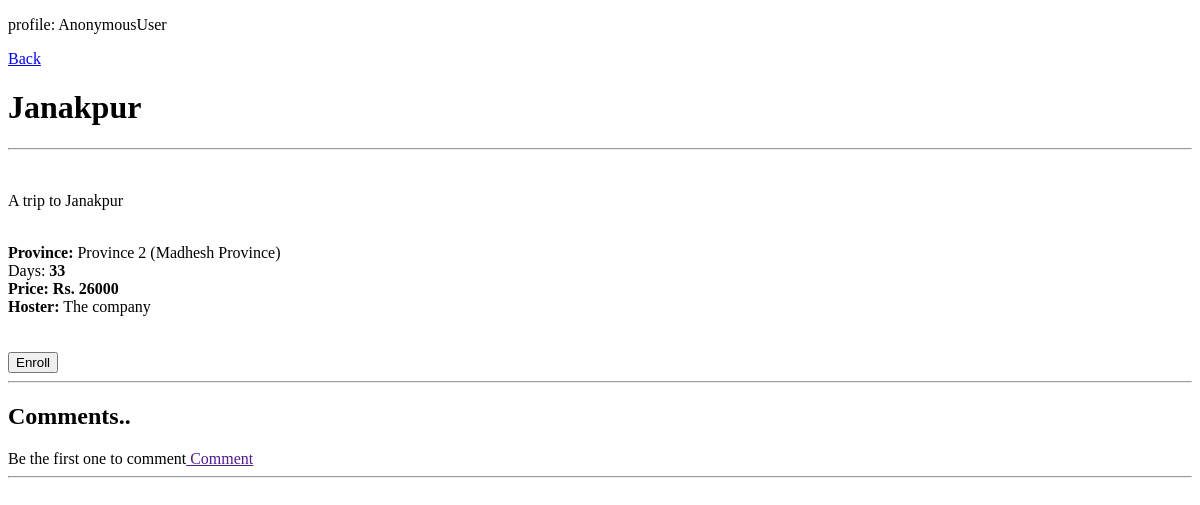
The app's page /details/44, older data.
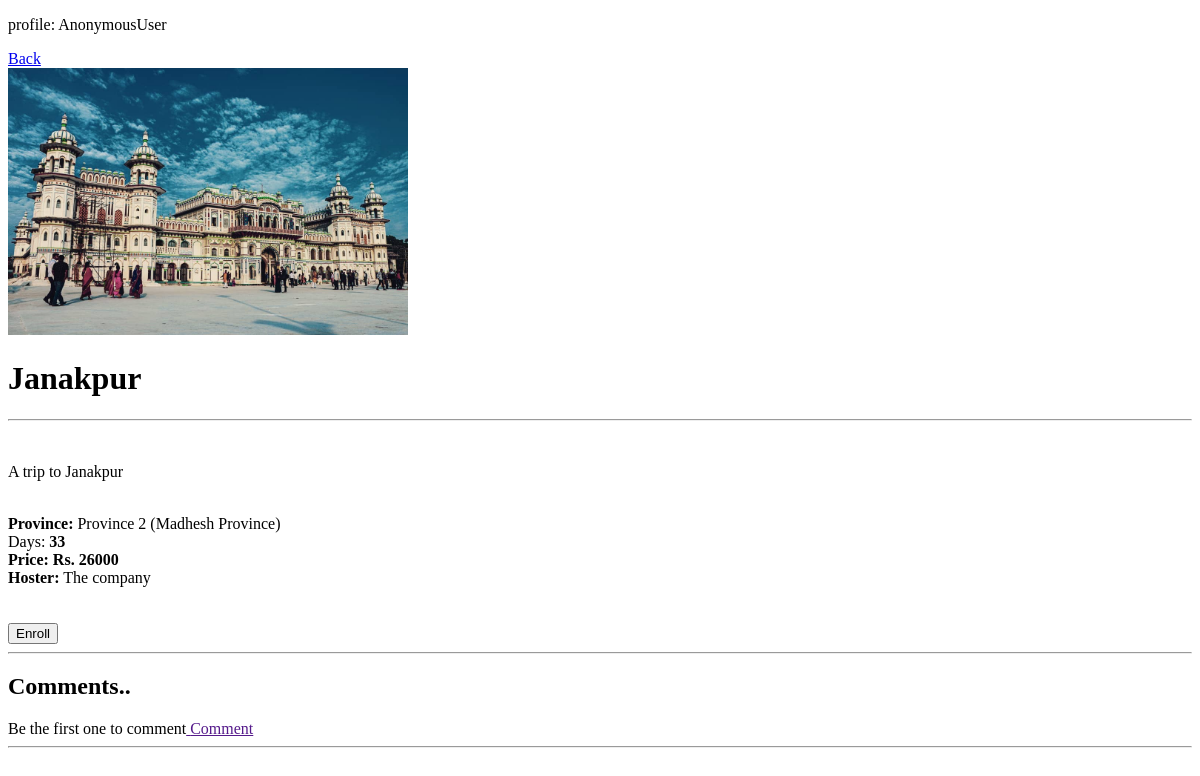
The same page, newer data.
### TourM/models.py (models this page shows, shortened)
class Post(models.Model):
    title = models.CharField(max_length=255)
    creator =models.CharField(default='The company',max_length=255 )
    body = RichTextField()
    days = models.PositiveIntegerField(validators=[MaxValueValidator(100),MinValueValidator(1)])
    price = models.IntegerField(default='',null=False)
    Provinces = models.CharField(max_length=255, null=False)
    Size = models.PositiveIntegerField(default='1', validators=[MaxValueValidator(100),MinValueValidator(1)])      #group size {if paxi availability add garne bhe useful}
    Hoster=models.CharField(max_length=255, null=False)
    pack_img = models.ImageField(null = True, blank=True, upload_to="pacImages/")

### TourM/views.py (the view)
# urls.py: path('details/<int:pk>', pack_detailView.as_view(), name="pack_detailView"),
class pack_detailView(DetailView):
    model = Post
    template_name = 'pack_details.html'

### TourM/templates/pack_details.html (shortened to what this page needs)
<!DOCTYPE html>
<html lang="en">
<head>
</head>
<body>
    <p>profile: {{request.user}}</p>
    <a href="{% url 'homeView'%}">Back</a>
    <br> {% if post.pack_img%}
    <img src=" {{post.pack_img.url }}" width="400px"><br> {%endif%}
    <h1>{{post.title}}</h1>
    <hr>
    <br>{{post.body | safe }}
    <br><b>Province:</b> {{post.Provinces}}
    <br> Days: <b>{{post.days}}</b>
    <br> <b>Price: Rs. {{post.price}}</b>
    <br><b>Hoster:</b> {{post.creator}}
    <br><br><br>
    <a href="{% url 'enrollView' post.pk %}"><button type="button">Enroll</button></a>
    <hr>
    <h2>Comments..</h2>
    {% if not post.comments.all %} Be the first one to comment<a href=''> Comment</a> {%else%} {% for comment in post.comments.all %}
    <small>{{comment.name}}-{{comment.date_added}}</small>, <br> <strong> {{comment.body}}</strong> <br><br><br>{%endfor%}{%endif%}
    <hr>
</body>
</html>

Row changes from the older to the newer data that the page shows:
changed Post "Janakpur": pack_img: picture added
